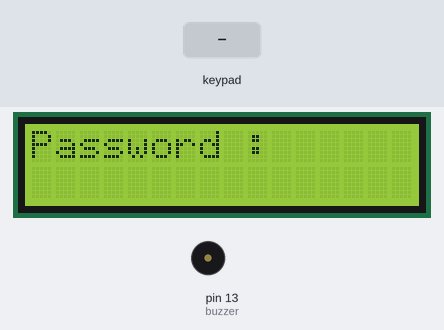
Bench run of a sketch on a simulated Arduino Uno, built with avr-gcc and run on an emulated ATmega328P. Parts: 16×2 character LCD, buzzer (waves = sounding). The test bench sets the inputs (shaded band).

Above: at 1.2 s.
1.3 s: keypad keys 9 8 7 6 # pressed 0.4 s apart
At 4.8 s:
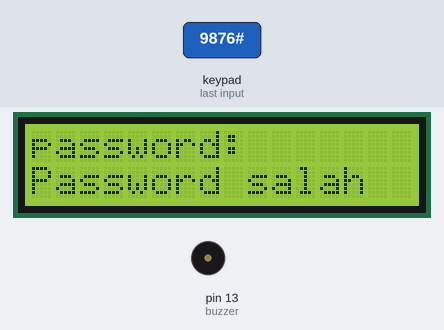
5.4 s: key '#' pressed
At 8.18 s:
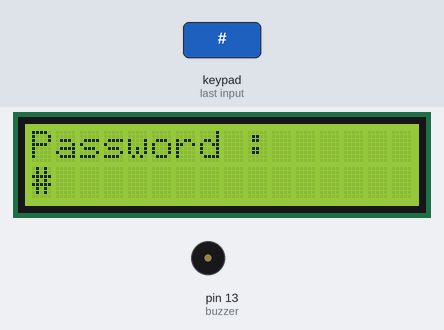
8.4 s: key '*' pressed
At 9.6 s:
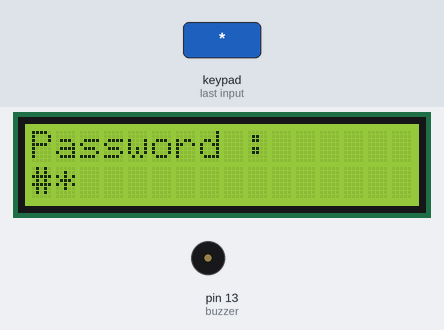
9.9 s: key 'A' pressed
At 10.9 s:
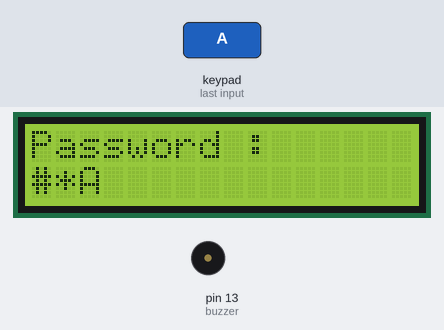
11.4 s: key 'B' pressed
At 12.0 s:
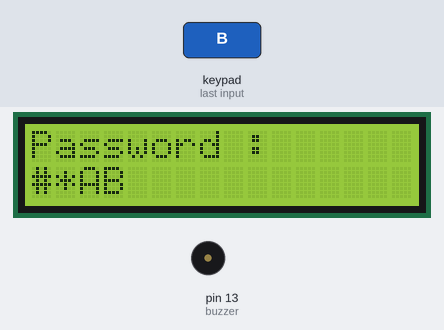
12.9 s: keypad keys 2 6 2 2 2 pressed 0.4 s apart
At 13.7 s:
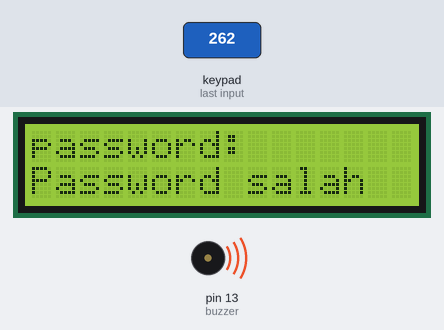
Timing chart, 0 to 15.9 s (numbered marks = the images above; inputs shaded):
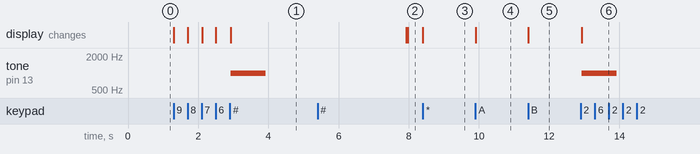

The sketch:

akses_kamar_dengan_keypad.ino
```cpp
#include<LiquidCrystal_I2C.h>
#include<Wire.h>
#include<Keypad.h>
#define LebarPassword 6

LiquidCrystal_I2C lcd(0x27, 16 , 2);

char Data[LebarPassword];
char Master[LebarPassword] = "26222";
byte data_count = 0,master_count = 0;
bool Password_benar;

const int buzzer = 13;

const byte ROWS = 4;
const byte COLS = 4;
char hexaKeys[ROWS][COLS] ={
  {'#', '0', '*', 'A'},
  {'9', '8', '7', 'B'},
  {'4', '5', '6', 'C'},
  {'3', '2', '1', 'D'}
};
byte rowPins[ROWS] = {9,8,7,6};
byte colPins[COLS] = {5,4,3,2};

Keypad customKeypad = Keypad(makeKeymap(hexaKeys),rowPins,colPins,ROWS,COLS);

void setup() {
  // put your setup code here, to run once:
lcd.begin();
lcd.backlight();
pinMode(buzzer,OUTPUT);
}

void loop() {
  // put your main code here, to run repeatedly:
lcd.setCursor(0,0);
lcd.print("Password :");

char customKey = customKeypad.getKey();
if(customKey){
  Data[data_count] =customKey;
  lcd.setCursor(data_count,1);
  lcd.print(Data[data_count]);
  data_count++;
 }
 if (data_count == LebarPassword - 1){
   lcd.clear();
   lcd.setCursor(0,0);
   lcd.print("password: ");

   if(strcmp(Data,Master)){
    lcd.setCursor(0,1);
    lcd.print("Password salah");
    tone(buzzer,1000);
    delay(1000);
    noTone(buzzer);
    delay(1000);
   }else{
    lcd.setCursor(0,1);
    lcd.print("Password benar");
   }
   delay(3000);
   lcd.clear();
   clearData();
 }
}
void clearData(){
 while(data_count !=0){
  Data[data_count--]=0;
 }
 return;
}
```

Measured:
- after the input at 1.3 s, tone on pin 13 (buzzer): silent → 1000 Hz after 1.6 s, → silent 1.0 s later; the display: first changes at once (image 1 shows a later state)
- after the input at 5.4 s, the display: first differs from a run without the input after 2.6 s (image 2)
- after the input at 8.4 s, the display: changes at once (image 3)
- after the input at 9.9 s, the display: changes at once (image 4)
- after the input at 11.4 s, the display: changes at once (image 5)
- after the input at 12.9 s, tone on pin 13 (buzzer): silent → 1000 Hz at once, → silent 1.0 s later; the display: changes at once (image 6)
